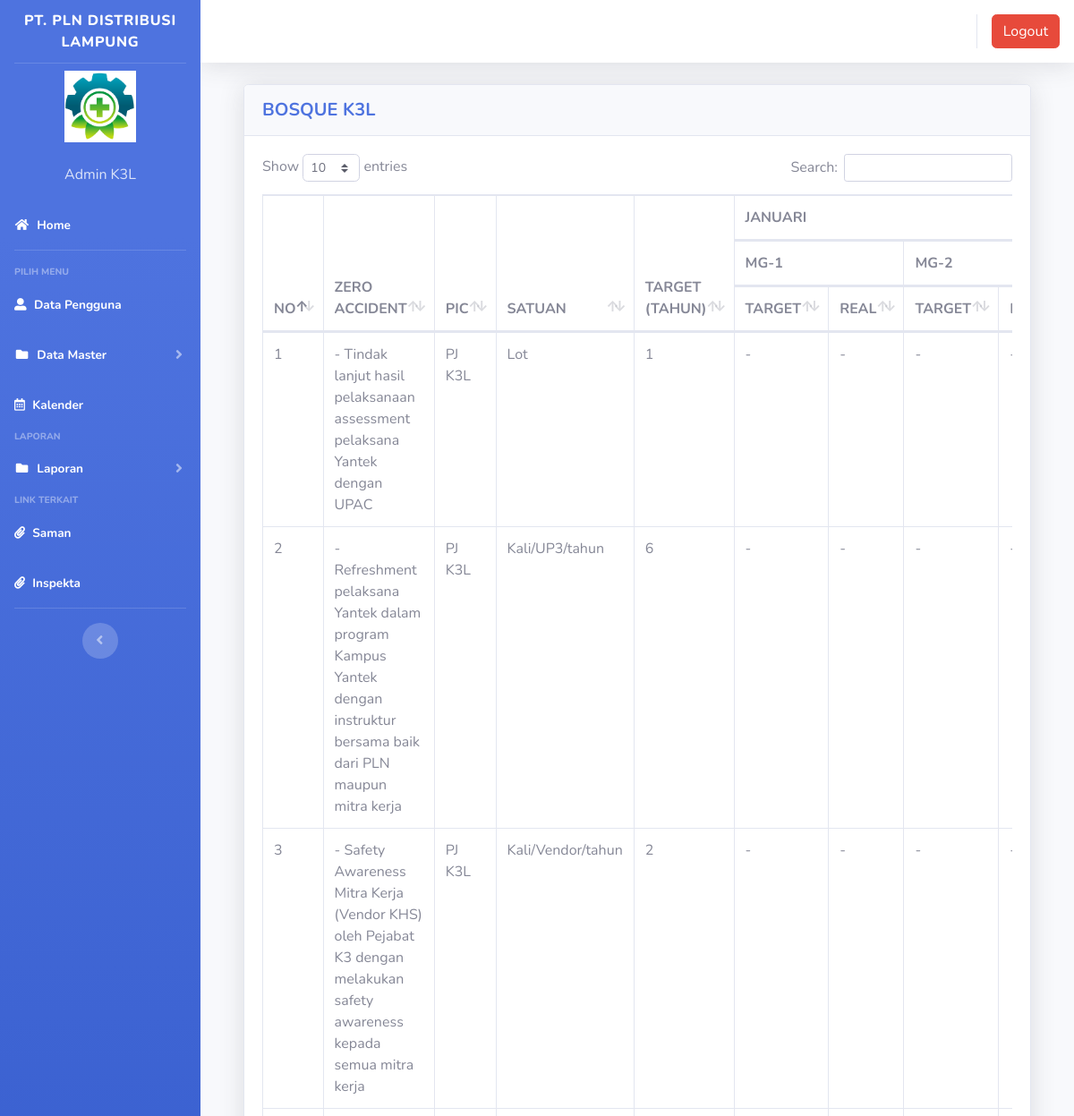
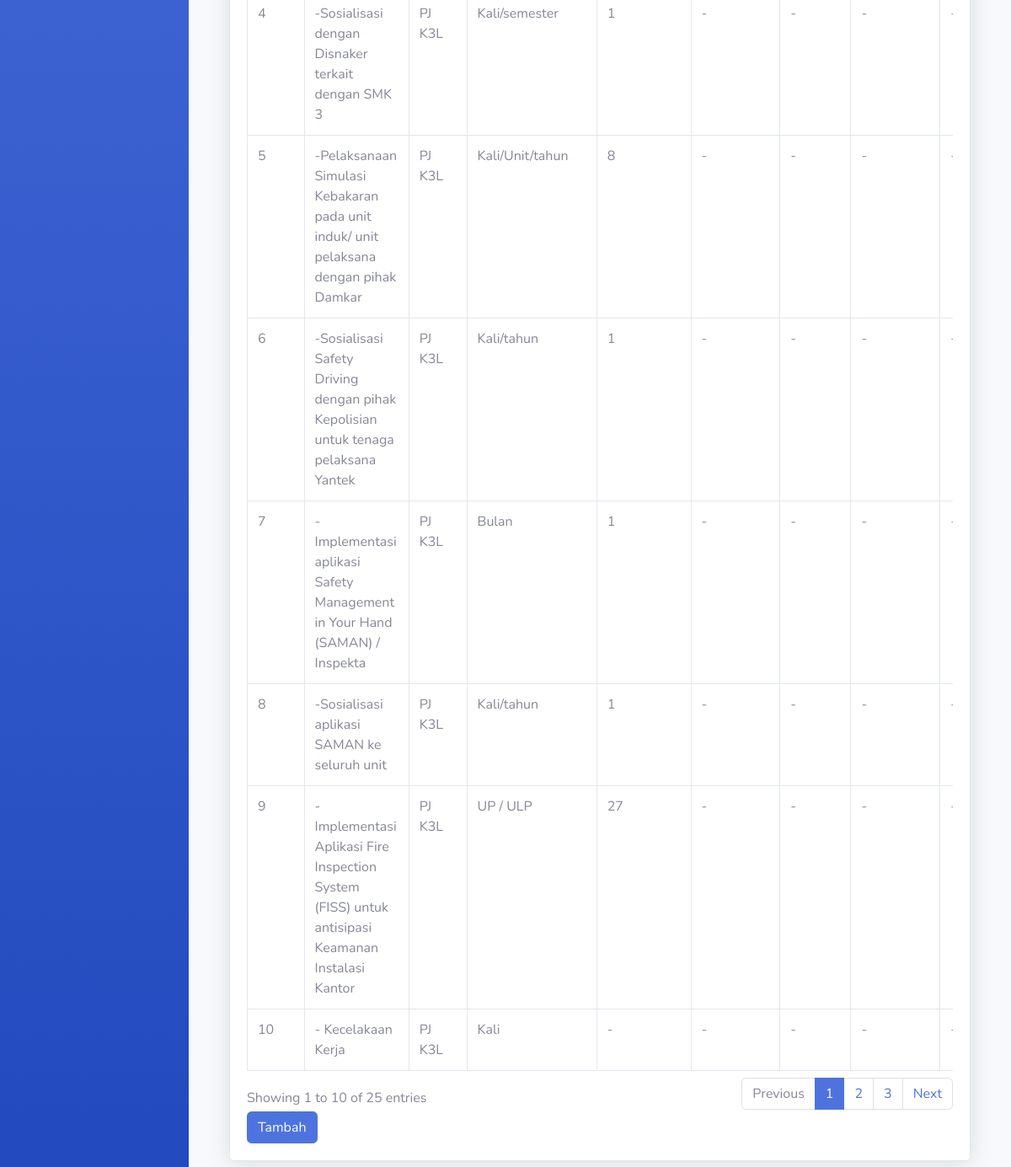
The app's page /Inventory/index3.php?page=bosque (signed in) with its own data (2 pictures, top to bottom).
### tables this page shows
CREATE TABLE `users` (
  `id` int(11) NOT NULL,
  `nama` varchar(100) NOT NULL,
  `username` varchar(100) NOT NULL,
  `telepon` varchar(100) NOT NULL,
  `password` varchar(100) NOT NULL,
  `level` varchar(25) NOT NULL DEFAULT 'member',
  `foto` varchar(25) NOT NULL
);

CREATE TABLE `bos_que` (
  `id` int(11) NOT NULL,
  `zero_accident` varchar(200) NOT NULL,
  `pic_bosque` varchar(100) NOT NULL,
  `satuan_bosque` varchar(100) NOT NULL,
  `target_bosque` varchar(100) NOT NULL,
  `jan_target_1` varchar(100) NOT NULL,
  `jan_real_1` varchar(100) NOT NULL,
  `jan_target_2` varchar(100) NOT NULL,
  `jan_real_2` varchar(100) NOT NULL,
  `jan_target_3` varchar(100) NOT NULL,
  `jan_real_3` varchar(100) NOT NULL,
  `jan_target_4` varchar(100) NOT NULL,
  `jan_real_4` varchar(100) NOT NULL,
  `jan_target_5` varchar(100) NOT NULL,
  `jan_real_5` varchar(100) NOT NULL,
  `feb_target_1` varchar(100) NOT NULL,
  `feb_real_1` varchar(100) NOT NULL,
  `feb_target_2` varchar(100) NOT NULL,
  `feb_real_2` varchar(100) NOT NULL,
  `feb_target_3` varchar(100) NOT NULL,
  `feb_real_3` varchar(100) NOT NULL,
  `feb_target_4` varchar(100) NOT NULL,
  `feb_real_4` varchar(100) NOT NULL,
  `feb_target_5` varchar(100) NOT NULL,
  `feb_real_5` varchar(100) NOT NULL,
  `mar_target_1` varchar(100) NOT NULL,
  `mar_real_1` varchar(100) NOT NULL,
  `mar_target_2` varchar(100) NOT NULL,
  `mar_real_2` varchar(100) NOT NULL,
  `mar_target_3` varchar(100) NOT NULL,
  `mar_real_3` varchar(100) NOT NULL,
  `mar_target_4` varchar(100) NOT NULL,
  `mar_real_4` varchar(100) NOT NULL,
  `mar_target_5` varchar(100) NOT NULL,
  `mar_real_5` varchar(100) NOT NULL,
  `apr_target_1` varchar(100) NOT NULL,
  `apr_real_1` varchar(100) NOT NULL,
  `apr_target_2` varchar(100) NOT NULL,
  `apr_real_2` varchar(100) NOT NULL,
  `apr_target_3` varchar(100) NOT NULL,
  `apr_real_3` varchar(100) NOT NULL,
  `apr_target_4` varchar(100) NOT NULL,
  `apr_real_4` varchar(100) NOT NULL,
  `apr_target_5` varchar(100) NOT NULL,
  `apr_real_5` varchar(100) NOT NULL,
  `mei_target_1` varchar(100) NOT NULL,
  `mei_real_1` varchar(100) NOT NULL,
  `mei_target_2` varchar(100) NOT NULL,
  `mei_real_2` varchar(100) NOT NULL,
  `mei_target_3` varchar(100) NOT NULL,
  `mei_real_3` varchar(100) NOT NULL,
  `mei_target_4` varchar(100) NOT NULL,
  `mei_real_4` varchar(100) NOT NULL,
  `mei_target_5` varchar(100) NOT NULL,
  `mei_real_5` varchar(100) NOT NULL,
  `jun_target_1` varchar(100) NOT NULL,
  `jun_real_1` varchar(100) NOT NULL,
  `jun_target_2` varchar(100) NOT NULL,
  `jun_real_2` varchar(100) NOT NULL,
  `jun_target_3` varchar(100) NOT NULL,
  `jun_real_3` varchar(100) NOT NULL,
  `jun_target_4` varchar(100) NOT NULL,
  `jun_real_4` varchar(100) NOT NULL,
  `jun_target_5` varchar(100) NOT NULL,
  `jun_real_5` varchar(100) NOT NULL,
  `jul_target_1` varchar(100) NOT NULL,
  `jul_real_1` varchar(100) NOT NULL,
  `jul_target_2` varchar(100) NOT NULL,
  `jul_real_2` varchar(100) NOT NULL,
  `jul_target_3` varchar(100) NOT NULL,
  `jul_real_3` varchar(100) NOT NULL,
  `jul_target_4` varchar(100) NOT NULL,
  `jul_real_4` varchar(100) NOT NULL,
  `jul_target_5` varchar(100) NOT NULL,
  `jul_real_5` varchar(100) NOT NULL,
  `agu_target_1` varchar(100) NOT NULL,
  `agu_real_1` varchar(100) NOT NULL,
  `agu_target_2` varchar(100) NOT NULL,
  `agu_real_2` varchar(100) NOT NULL,
  `agu_target_3` varchar(100) NOT NULL,
  `agu_real_3` varchar(100) NOT NULL,
  `agu_target_4` varchar(100) NOT NULL,
  `agu_real_4` varchar(100) NOT NULL,
  `agu_target_5` varchar(100) NOT NULL,
  `agu_real_5` varchar(100) NOT NULL,
  `sep_target_1` varchar(100) NOT NULL,
  `sep_real_1` varchar(100) NOT NULL,
  `sep_target_2` varchar(100) NOT NULL,
  `sep_real_2` varchar(100) NOT NULL,
  `sep_target_3` varchar(100) NOT NULL,
  `sep_real_3` varchar(100) NOT NULL,
  `sep_target_4` varchar(100) NOT NULL,
  `sep_real_4` varchar(100) NOT NULL,
  `sep_target_5` varchar(100) NOT NULL,
  `sep_real_5` varchar(100) NOT NULL,
  `okt_target_1` varchar(100) NOT NULL,
  `okt_real_1` varchar(100) NOT NULL,
  `okt_target_2` varchar(100) NOT NULL,
  `okt_real_2` varchar(100) NOT NULL,
  `okt_target_3` varchar(100) NOT NULL,
  `okt_real_3` varchar(100) NOT NULL,
  `okt_target_4` varchar(100) NOT NULL,
  `okt_real_4` varchar(100) NOT NULL,
  `okt_target_5` varchar(100) NOT NULL,
  `okt_real_5` varchar(100) NOT NULL,
  `nov_target_1` varchar(100) NOT NULL,
  `nov_real_1` varchar(100) NOT NULL,
  `nov_target_2` varchar(100) NOT NULL,
  `nov_real_2` varchar(100) NOT NULL,
  `nov_target_3` varchar(100) NOT NULL,
  `nov_real_3` varchar(100) NOT NULL,
  `nov_target_4` varchar(100) NOT NULL,
  `nov_real_4` varchar(100) NOT NULL,
  `nov_target_5` varchar(100) NOT NULL,
  `nov_real_5` varchar(100) NOT NULL,
  `des_target_1` varchar(100) NOT NULL,
  `des_real_1` varchar(100) NOT NULL,
  `des_target_2` varchar(100) NOT NULL,
  `des_real_2` varchar(100) NOT NULL,
  `des_target_3` varchar(100) NOT NULL,
  `des_real_3` varchar(100) NOT NULL,
  `des_target_4` varchar(100) NOT NULL,
  `des_real_4` varchar(100) NOT NULL,
  `des_target_5` varchar(100) NOT NULL,
  `des_real_5` varchar(100) NOT NULL,
  `total_target_1` varchar(100) NOT NULL,
  `total_real_1` varchar(100) NOT NULL,
  `total_target_2` varchar(100) NOT NULL,
  `total_real_2` varchar(100) NOT NULL,
  `total_target_3` varchar(100) NOT NULL,
  `total_real_3` varchar(100) NOT NULL,
  `total_target_4` varchar(100) NOT NULL,
  `total_real_4` varchar(100) NOT NULL,
  `total_target_5` varchar(100) NOT NULL,
  `total_real_5` varchar(100) NOT NULL,
  `tahun_target_1` varchar(100) NOT NULL,
  `tahun_real_1` varchar(100) NOT NULL,
  `tahun_real_2` varchar(100) NOT NULL,
  `justifikasi` varchar(100) NOT NULL
);

### Inventory/page/bosque/bosque.php (the view, shortened to what this page needs)
<div class="container-fluid">
  <div class="card shadow mb-4">
    <div class="card-header py-3">
      <h5 class="m-0 font-weight-bold text-primary">BOSQUE K3L</h5>
    </div>
    <div class="card-body">
      <div class="table-responsive">
        <table class="table table-bordered" id="dataTable" width="100%" cellspacing="0">
        <thead>
          <tr>
              <th rowspan="3">NO</th>
              <th rowspan="3">ZERO ACCIDENT</th>
              <th rowspan="3">PIC</th>
              <th rowspan="3">SATUAN</th>
              <th rowspan="3">TARGET (TAHUN)</th>
              <th colspan="10">JANUARI</th>
          </tr>
          <tr>
              <th colspan="2">MG-1</th>
              <th colspan="2">MG-2</th>
          </tr>
           <tr>
              <th>TARGET</th>
              <th>REAL</th>
              <th>TARGET</th>
              <th>REAL</th>
          </tr>
            </thead>
          <tbody>
            <?php
          $no = 1;
          $sql = $koneksi->query("select * from bos_que");
          while ($data = $sql->fetch_assoc()) {
          ?>
                                <tr>
                                    <td><?php echo $no++; ?></td>
              <td><?php echo $data['zero_accident'] ?></td>
              <td><?php echo $data['pic_bosque'] ?></td>
              <td><?php echo $data['satuan_bosque'] ?></td>
              <td><?php echo $data['target_bosque'] ?></td>
              <td><?php echo $data['jan_target_1'] ?></td>
              <td><?php echo $data['jan_real_1'] ?></td>
              <td><?php echo $data['jan_target_2'] ?></td>
              <td><?php echo $data['jan_real_2'] ?></td>
                                </tr>
          <?php }?>
               </tbody>
                        </table>
        <a href="?page=bosque&aksi=tambahbosque" class="btn btn-primary" >Tambah</a>
      </div>
    </div>
  </div>
</div>

### Inventory/index3.php (shortened to what this page needs)
<?php
	$koneksi = new mysqli("localhost","root","","inventori");
	?>
<!DOCTYPE html>
<html lang="en">
<head>
  <link href="vendor/fontawesome-free/css/all.min.css" rel="stylesheet" type="text/css">
  <link href="css/sb-admin-2.min.css" rel="stylesheet">
  <link href="vendor/datatables/dataTables.bootstrap4.min.css" rel="stylesheet">
  <link rel="stylesheet" href="plugins/datatables-bs4/css/dataTables.bootstrap4.min.css">
  <link rel="stylesheet" href="plugins/datatables-responsive/css/responsive.bootstrap4.min.css">
  <link rel="stylesheet" href="plugins/datatables-buttons/css/buttons.bootstrap4.min.css">
</head>
<body id="page-top">
  <div id="wrapper">
    <ul class="navbar-nav bg-gradient-primary sidebar sidebar-dark accordion" id="accordionSidebar">
      <a class="sidebar-brand d-flex align-items-center justify-content-center" href="index3.php">
        <div class="sidebar-brand-text mx-2">PT. PLN DISTRIBUSI LAMPUNG</div>
      </a>
      <hr class="sidebar-divider my-0">
 <?php
   if ($_SESSION['superadmin']) {
	   $user = $_SESSION['superadmin'];
   }
   $sql =$koneksi->query("select * from users where id='$user'");
   $data = $sql->fetch_assoc();
   ?>
    <li class="d-flex align-items-center justify-content-center">
        <a class="nav-link">
		 <img src="img/<?php echo $data['foto']?>" class="img-circle" width="80" alt="User"/></a>
	  </li>
		 <li class="nav-item ">
        <a class="nav-link">
         	<div class="d-flex align-items-center justify-content-center" class="name">  <?php echo  $data['nama'];?></div></font>
		 </a>
      </li>
      <li class="nav-item active">
        <a class="nav-link" href="?page=home3">
          <i class="fas fa-fw fa-home"></i>
          <span>Home</span></a>
      </li>
      <hr class="sidebar-divider">
      <div class="sidebar-heading">
        Pilih Menu
      </div>
	    <li class="nav-item active">
        <a class="nav-link" href="?page=pengguna">
          <i class="fas fa-user-alt"></i>
          <span>Data Pengguna</span></a>
      </li>
	   <li class="nav-item active">
        <a class="nav-link collapsed" href="#" data-toggle="collapse" data-target="#collapseData" aria-expanded="true" aria-controls="collapseData">
          <i class="fas fa-fw fa-folder"></i>
          <span>Data Master</span>
        </a>
      </li>
	  <li class="nav-item active">
			  <a class="nav-link" href="?page=schedule">
			    <i class="far fa-calendar-alt"></i>
			    <span>Kalender</span></a>
			</li>
      <div class="sidebar-heading">
        Laporan
      </div>
	     <li class="nav-item active">
        <a class="nav-link collapsed" href="#" data-toggle="collapse" data-target="#collapseLaporan" aria-expanded="true" aria-controls="collapseLaporan">
          <i class="fas fa-fw fa-folder"></i>
          <span>Laporan</span>
        </a>
      </li>
		  <div class="sidebar-heading">
		    Link Terkait
		  </div>
			<li class="nav-item active">
			  <a class="nav-link" href="http://10.31.1.170/login" target="_blank">
			    <i class="fas fa-paperclip"></i>
			    <span>Saman</span></a>
			</li>
			<li class="nav-item active">
			  <a class="nav-link" href="https://hsse.pln.co.id/" target="_blank">
			    <i class="fas fa-paperclip"></i>
			    <span>Inspekta</span></a>
			</li>
      <hr class="sidebar-divider d-none d-md-block">
      <div class="text-center d-none d-md-inline">
        <button class="rounded-circle border-0" id="sidebarToggle"></button>
      </div>
    </ul>
    <div id="content-wrapper" class="d-flex flex-column">
      <div id="content">
        <nav class="navbar navbar-expand navbar-light bg-white topbar mb-4 static-top shadow">
          <ul class="navbar-nav ml-auto">
            <li class="nav-item dropdown no-arrow">
			 <div class="top-menu">
        <ul class="nav pull-right top-menu">
           <li><a onclick="return confirm('Apakah anda yakin akan logout?')" class="btn btn-danger" class="logout" href="logout.php">Logout</a></li>
        </ul>
      </div>
            </li>
          </ul>
        </nav>
        <div class="container-fluid">
		 <section class="content">
		      <?php
			   $page = $_GET['page'];
			   $aksi = $_GET['aksi'];
			   if ($page == "bosque") {
				   if ($aksi == "") {
					   include "page/bosque/bosque.php";
				   }
			   }
			   ?>
    </section>
</div>
    </div>
  </div>
  </div>
</body>
</html>

### records on screen
users: foto (picture), nama "Admin K3L"
bos_que: zero_accident "- Tindak lanjut hasil pelaksanaan assessment pelaksana Yantek dengan UPAC", pic_bosque "PJ K3L", satuan_bosque "Lot", target_bosque "1", jan_target_1 "-", jan_real_1 "-", jan_target_2 "-"
bos_que: zero_accident "- Refreshment pelaksana Yantek dalam program Kampus Yantek dengan instruktur bersama baik dari PLN maupun mitra kerja", pic_bosque "PJ K3L", satuan_bosque "Kali/UP3/tahun", target_bosque "6", jan_target_1 "-", jan_real_1 "-", jan_target_2 "-"
bos_que: zero_accident "- Safety Awareness Mitra Kerja (Vendor KHS) oleh Pejabat K3 dengan melakukan safety awareness kepada semua mitra kerja", pic_bosque "PJ K3L", satuan_bosque "Kali/Vendor/tahun", target_bosque "2", jan_target_1 "-", jan_real_1 "-", jan_target_2 "-"
bos_que: zero_accident "-Sosialisasi dengan Disnaker terkait dengan SMK 3", pic_bosque "PJ K3L", satuan_bosque "Kali/semester", target_bosque "1", jan_target_1 "-", jan_real_1 "-", jan_target_2 "-"
bos_que: zero_accident "-Pelaksanaan Simulasi Kebakaran pada unit induk/ unit pelaksana dengan pihak Damkar", pic_bosque "PJ K3L", satuan_bosque "Kali/Unit/tahun", target_bosque "8", jan_target_1 "-", jan_real_1 "-", jan_target_2 "-"
bos_que: zero_accident "-Sosialisasi Safety Driving dengan pihak Kepolisian untuk tenaga pelaksana Yantek", pic_bosque "PJ K3L", satuan_bosque "Kali/tahun", target_bosque "1", jan_target_1 "-", jan_real_1 "-", jan_target_2 "-"
bos_que: zero_accident "- Implementasi aplikasi Safety Management in Your Hand (SAMAN) / Inspekta", pic_bosque "PJ K3L", satuan_bosque "Bulan", target_bosque "1", jan_target_1 "-", jan_real_1 "-", jan_target_2 "-"
bos_que: zero_accident "-Sosialisasi aplikasi SAMAN ke seluruh unit", pic_bosque "PJ K3L", satuan_bosque "Kali/tahun", target_bosque "1", jan_target_1 "-", jan_real_1 "-", jan_target_2 "-"
bos_que: zero_accident "- Implementasi Aplikasi Fire Inspection System (FISS) untuk antisipasi Keamanan Instalasi Kantor", pic_bosque "PJ K3L", satuan_bosque "UP / ULP", target_bosque "27", jan_target_1 "-", jan_real_1 "-", jan_target_2 "-"
bos_que: zero_accident "- Kecelakaan Kerja", pic_bosque "PJ K3L", satuan_bosque "Kali", target_bosque "-", jan_target_1 "-", jan_real_1 "-", jan_target_2 "-"
